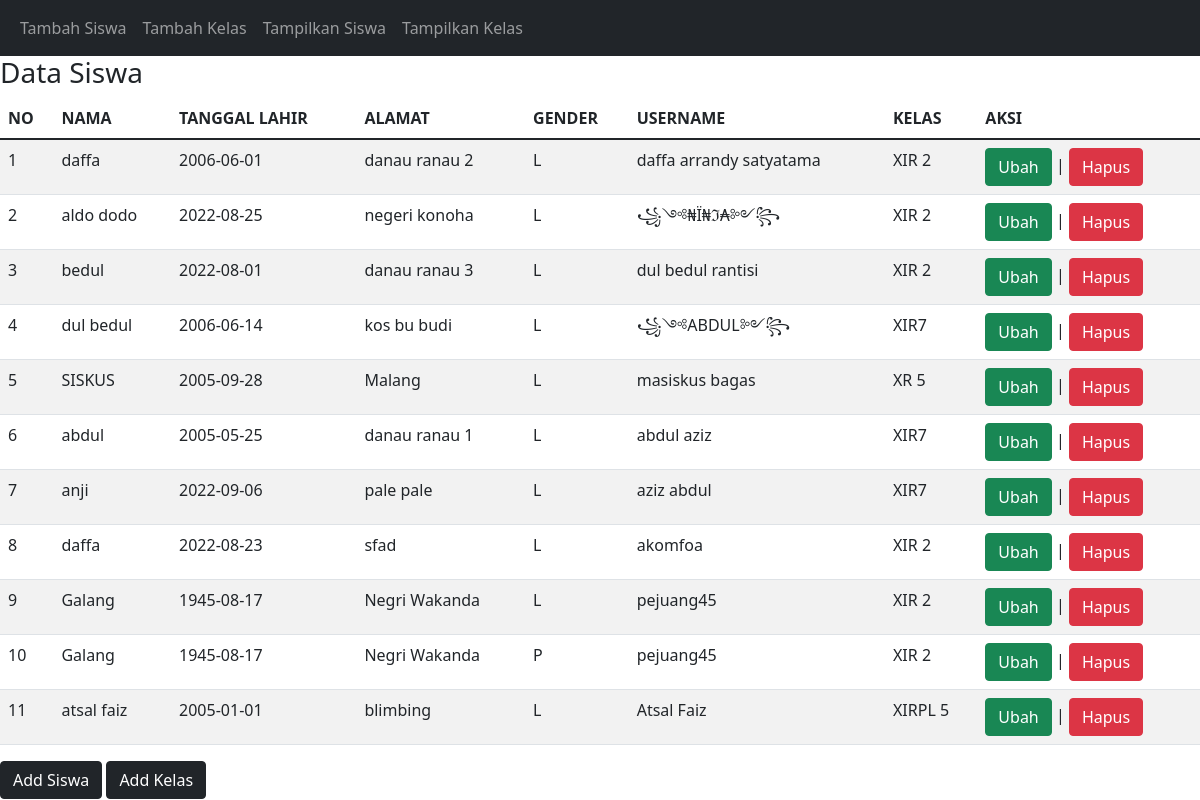
The app's page /tampil_siswa.php with its own data.
### tables this page shows
CREATE TABLE `siswa` (
  `id_siswa` int(11) NOT NULL,
  `nama_siswa` varchar(100) NOT NULL,
  `tanggal_lahir` date NOT NULL,
  `gender` enum('L','P') NOT NULL,
  `alamat` text NOT NULL,
  `username` varchar(255) NOT NULL,
  `password` varchar(255) NOT NULL,
  `id_kelas` int(11) NOT NULL
);

CREATE TABLE `kelas` (
  `id_kelas` int(11) NOT NULL,
  `nama_kelas` varchar(20) NOT NULL,
  `kelompok` varchar(20) NOT NULL,
  `angkatan` int(11) NOT NULL
);

### tampil_siswa.php (the view, shortened to what this page needs)
<?php include 'navbardata.php'; ?>
     <body>
        <h3>Data Siswa</h3>
        <table class="table table-hover table-striped">
            <thead>
                <tr>
                    <th>NO</th> <th>NAMA</th> <th>TANGGAL LAHIR</th>
                    <th>ALAMAT</th> <th>GENDER</th>
                    <th>USERNAME</th> <th>KELAS</th> <th>AKSI</th>
                </tr>
            </thead>
            <tbody>
<?php
include "koneksi.php";
$qry_siswa=mysqli_query($conn,"select * from siswa join kelas on kelas.id_kelas=siswa.id_kelas");
$no=0;
while($data_siswa=mysqli_fetch_array($qry_siswa)){
$no++;?>
<tr>
    <td><?=$no?></td>
    <td><?=$data_siswa['nama_siswa']?></td>
     <td><?=$data_siswa['tanggal_lahir']?></td>
     <td><?=$data_siswa['alamat']?></td>
     <td><?=$data_siswa['gender']?></td>
     <td><?=$data_siswa['username']?></td>
     <td><?=$data_siswa['nama_kelas']?></td>
     <td>
        <a href="ubah_siswa.php?id_siswa=<?=$data_siswa['id_siswa']?>" class="btn btn-success">Ubah</a> |
        <a href="hapus.php?id_siswa=<?=$data_siswa['id_siswa']?>" onclick="return confirm('Apakah anda yakin menghapus data ini?')" class="btn btn-danger">Hapus</a>
    </td>
</tr>
<?php
}
?>
</tbody>
</table>
<a href="tambah_siswa.php"> <button type="button" class="btn btn-dark"> Add Siswa </button></a>
    <a href="tambah_kelas.php"> <button type="button" class="btn btn-dark"> Add Kelas </button></a>
</body>
</html>

### records on screen
siswa: nama_siswa "daffa", tanggal_lahir "2006-06-01", alamat "danau ranau 2", gender "L", username "daffa arrandy satyatama", id_kelas.nama_kelas "XIR 2"
siswa: nama_siswa "aldo dodo", tanggal_lahir "2022-08-25", alamat "negeri konoha", gender "L", username "꧁༺₦Ї₦ℑ₳༻꧂", id_kelas.nama_kelas "XIR 2"
siswa: nama_siswa "bedul", tanggal_lahir "2022-08-01", alamat "danau ranau 3", gender "L", username "dul bedul rantisi", id_kelas.nama_kelas "XIR 2"
siswa: nama_siswa "dul bedul", tanggal_lahir "2006-06-14", alamat "kos bu budi", gender "L", username "꧁༺ABDUL༻꧂", id_kelas.nama_kelas "XIR7"
siswa: nama_siswa "SISKUS", tanggal_lahir "2005-09-28", alamat "Malang", gender "L", username "masiskus bagas", id_kelas.nama_kelas "XR 5"
siswa: nama_siswa "abdul", tanggal_lahir "2005-05-25", alamat "danau ranau 1", gender "L", username "abdul aziz", id_kelas.nama_kelas "XIR7"
siswa: nama_siswa "anji", tanggal_lahir "2022-09-06", alamat "pale pale", gender "L", username "aziz abdul", id_kelas.nama_kelas "XIR7"
siswa: nama_siswa "daffa", tanggal_lahir "2022-08-23", alamat "sfad", gender "L", username "akomfoa", id_kelas.nama_kelas "XIR 2"
siswa: nama_siswa "Galang", tanggal_lahir "1945-08-17", alamat "Negri Wakanda", gender "L", username "pejuang45", id_kelas.nama_kelas "XIR 2"
siswa: nama_siswa "Galang", tanggal_lahir "1945-08-17", alamat "Negri Wakanda", gender "P", username "pejuang45", id_kelas.nama_kelas "XIR 2"
siswa: nama_siswa "atsal faiz", tanggal_lahir "2005-01-01", alamat "blimbing", gender "L", username "Atsal Faiz", id_kelas.nama_kelas "XIRPL 5"
